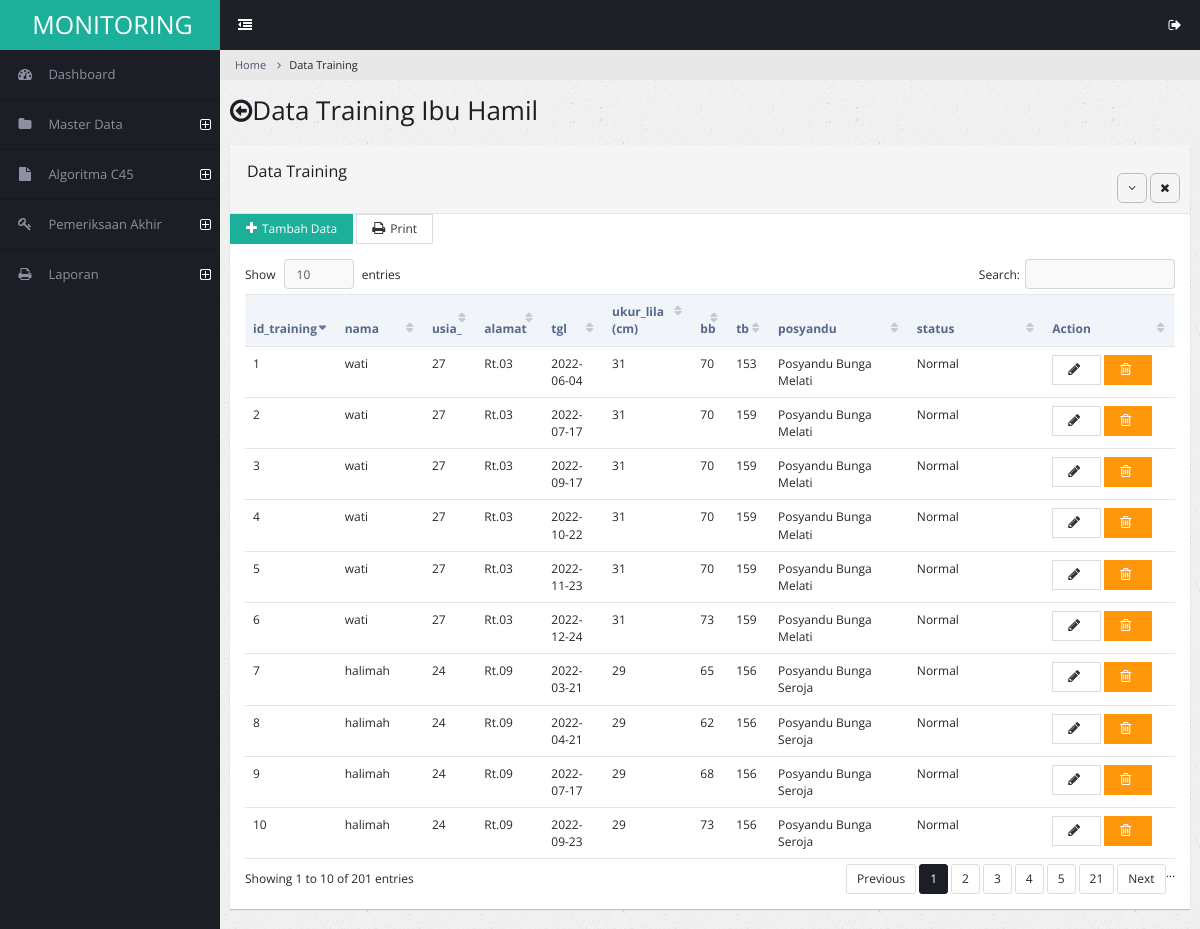
The app's page /admin/training.php (signed in) with its own data.
### tables this page shows
CREATE TABLE `training` (
  `id_training` varchar(100) NOT NULL,
  `nama_training` varchar(100) NOT NULL,
  `usia_training` varchar(100) NOT NULL,
  `ukur_lila` varchar(100) NOT NULL,
  `bb` varchar(100) NOT NULL,
  `tb` varchar(100) NOT NULL,
  `id_posyandu` varchar(100) NOT NULL,
  `alamat` varchar(100) NOT NULL,
  `tgl` varchar(100) NOT NULL
);

CREATE TABLE `posyandu` (
  `id_posyandu` varchar(100) NOT NULL,
  `nama_posyandu` varchar(100) NOT NULL,
  `alamat` varchar(100) NOT NULL
);

### admin/training.php (the view, shortened to what this page needs)
<!DOCTYPE html>
<html lang="en">
<head>
        <link rel="stylesheet" type="text/css" id="theme" href="css/theme-default.css"/>
    </head>
    <body>
        <div class="page-container">
            <div class="page-sidebar">
                <?php include 'menu.php'; ?>
            </div>
            <div class="page-content">
                <ul class="x-navigation x-navigation-horizontal x-navigation-panel">
                    <li class="xn-icon-button">
                        <a href="#" class="x-navigation-minimize"><span class="fa fa-dedent"></span></a>
                    </li>
                    <li class="xn-icon-button pull-right">
                        <a href="#" class="mb-control" data-box="#mb-signout"><span class="fa fa-sign-out"></span></a>
                    </li>
                </ul>
                <ul class="breadcrumb">
                    <li><a href="#">Home</a></li>
                    <li class="active">Data Training</a></li>
                </ul>
                <div class="page-title">
                    <h2><span class="fa fa-arrow-circle-o-left"></span>Data Training Ibu Hamil</h2>
                </div>
                <div class="page-content-wrap">
                    <div class="row">
                        <div class="col-md-12">
                            <div class="panel panel-default">
                                <div class="panel-heading">
                                    <h3 class="panel-title">Data Training</h3><br>
                                    <ul class="panel-controls">
                                        <li><a href="#" class="panel-collapse"><span class="fa fa-angle-down"></span></a></li>
                                        <li><a href="#" class="panel-remove"><span class="fa fa-times"></span></a></li>
                                    </ul>
                                </div>
                                <a href="training-add.php"><button class="btn btn-info"><i class="fa fa-plus"></i>Tambah Data</button> </a>
                                <a href="cetak-training.php" target="_blank"><button class="btn btn-default"><i class="fa fa-print"></i>Print</button> </a>
                                <div class="panel-body">
                                    <table class="table datatable">
                                        <thead>
                                            <tr>
                                                <th>id_training</th>
                                                <th>nama</th>
                                                <th>usia_</th>
                                                <th>alamat</th>
                                                <th>tgl</th>
                                                <th>ukur_lila (cm)</th>
                                                <th>bb</th>
                                                <th>tb</th>
                                                <th>posyandu</th>
                                                <th>status</th>
                                                <th width="130">Action</th>
                                            </tr>
                                        </thead>
                        <?php
                                    function classify($ukuran_lila, $imt, $umur) {
                                        if ($ukuran_lila < 23.5) {
                                            $lila_class = "Kurang";
                                        } else {
                                            $lila_class = "Normal";
                                        }
                                        if ($imt < 18.5) {
                                            $imt_class = "Kurang";
                                        } elseif ($imt >= 18.5 && $imt <= 22.9) {
                                            $imt_class = "Normal";
                                        } elseif ($imt >= 23 && $imt <= 29.9) {
                                            $imt_class = "Cenderung Obesitas";
                                        } else {
                                            $imt_class = "Obesitas";
                                        }
                                        if ($umur < 18 || $umur > 30) {
                                            $usia_class = "Kurang atau Berisiko";
                                        } else {
                                            $usia_class = "Normal";
                                        }
                                        if ($lila_class == "Kurang" || $imt_class == "Kurang" || $usia_class == "Kurang atau Berisiko") {
                                            return "Kurang Energi Kronis (KEK)";
                                        } else {
                                            return "Normal";
                                        }
                                    }
                                    $servername = "localhost";
                                    $username = "root";
                                    $password = "";
                                    $dbname = "ibuhamil2";
                                    $conn = mysqli_connect($servername, $username, $password, $dbname);
                                    $sql = "SELECT * FROM training INNER JOIN posyandu ON training.id_posyandu = posyandu.id_posyandu";
                                    $result = mysqli_query($conn, $sql);
                                    if (mysqli_num_rows($result) > 0) {
                                        while($row = mysqli_fetch_assoc($result)) {
                                            $ukur_lila = $row["ukur_lila"];
                                            $bb = $row["bb"];
                                            $tb = $row["tb"];
                                            $usia_ih = $row["usia_training"];
                                            if ($tb > 0) {
                                                $imt = $bb / (($tb / 100) ** 2);
                                            } else {
                                                $imt = 0;
                                            }
                                            $klasifikasi = classify($ukur_lila, $imt, $usia_ih);
                                            echo "
                                                <tr>
                                                    <td>$row[id_training]</td>
                                                    <td>$row[nama_training]</td>
                                                    <td>$row[usia_training]</td>
                                                    <td>$row[alamat]</td>
                                                    <td>$row[tgl]</td>
                                                    <td>$row[ukur_lila]</td>
                                                    <td>$row[bb]</td>
                                                    <td>$row[tb]</td>
                                                    <td>$row[nama_posyandu]</td>
                                                    <td>$klasifikasi</td>
                                    <td>
                                    <a href='training-edit.php?id_training=$row[id_training]' id_training='$row[id_training]'><button class='btn btn-default'><i class='fa fa-pencil'></i></button></a>
                                    <a href='training-delete.php?id_training=$row[id_training]'<button class='btn btn-warning'><i class='fa fa-trash-o'></i></button></a>
                                    </td>
                                </tr>
                                ";
                            }
                        }
                    ?>
                                    </table>
                                </div>
                            </div>
                        </div>
                    </div>
                </div>
            </div>
        </div>
    </body>
</html>

### records on screen
training: id_training "1", nama_training "wati", usia_training "27", id_posyandu.alamat "Rt.03", tgl "2022-06-04", ukur_lila "31", bb "70", tb "153", id_posyandu.nama_posyandu "Posyandu Bunga Melati", klasifikasi "Normal"
training: id_training "2", nama_training "wati", usia_training "27", id_posyandu.alamat "Rt.03", tgl "2022-07-17", ukur_lila "31", bb "70", tb "159", id_posyandu.nama_posyandu "Posyandu Bunga Melati", klasifikasi "Normal"
training: id_training "3", nama_training "wati", usia_training "27", id_posyandu.alamat "Rt.03", tgl "2022-09-17", ukur_lila "31", bb "70", tb "159", id_posyandu.nama_posyandu "Posyandu Bunga Melati", klasifikasi "Normal"
training: id_training "4", nama_training "wati", usia_training "27", id_posyandu.alamat "Rt.03", tgl "2022-10-22", ukur_lila "31", bb "70", tb "159", id_posyandu.nama_posyandu "Posyandu Bunga Melati", klasifikasi "Normal"
training: id_training "5", nama_training "wati", usia_training "27", id_posyandu.alamat "Rt.03", tgl "2022-11-23", ukur_lila "31", bb "70", tb "159", id_posyandu.nama_posyandu "Posyandu Bunga Melati", klasifikasi "Normal"
training: id_training "6", nama_training "wati", usia_training "27", id_posyandu.alamat "Rt.03", tgl "2022-12-24", ukur_lila "31", bb "73", tb "159", id_posyandu.nama_posyandu "Posyandu Bunga Melati", klasifikasi "Normal"
training: id_training "7", nama_training "halimah", usia_training "24", id_posyandu.alamat "Rt.09", tgl "2022-03-21", ukur_lila "29", bb "65", tb "156", id_posyandu.nama_posyandu "Posyandu Bunga Seroja", klasifikasi "Normal"
training: id_training "8", nama_training "halimah", usia_training "24", id_posyandu.alamat "Rt.09", tgl "2022-04-21", ukur_lila "29", bb "62", tb "156", id_posyandu.nama_posyandu "Posyandu Bunga Seroja", klasifikasi "Normal"
training: id_training "9", nama_training "halimah", usia_training "24", id_posyandu.alamat "Rt.09", tgl "2022-07-17", ukur_lila "29", bb "68", tb "156", id_posyandu.nama_posyandu "Posyandu Bunga Seroja", klasifikasi "Normal"
training: id_training "10", nama_training "halimah", usia_training "24", id_posyandu.alamat "Rt.09", tgl "2022-09-23", ukur_lila "29", bb "73", tb "156", id_posyandu.nama_posyandu "Posyandu Bunga Seroja", klasifikasi "Normal"
